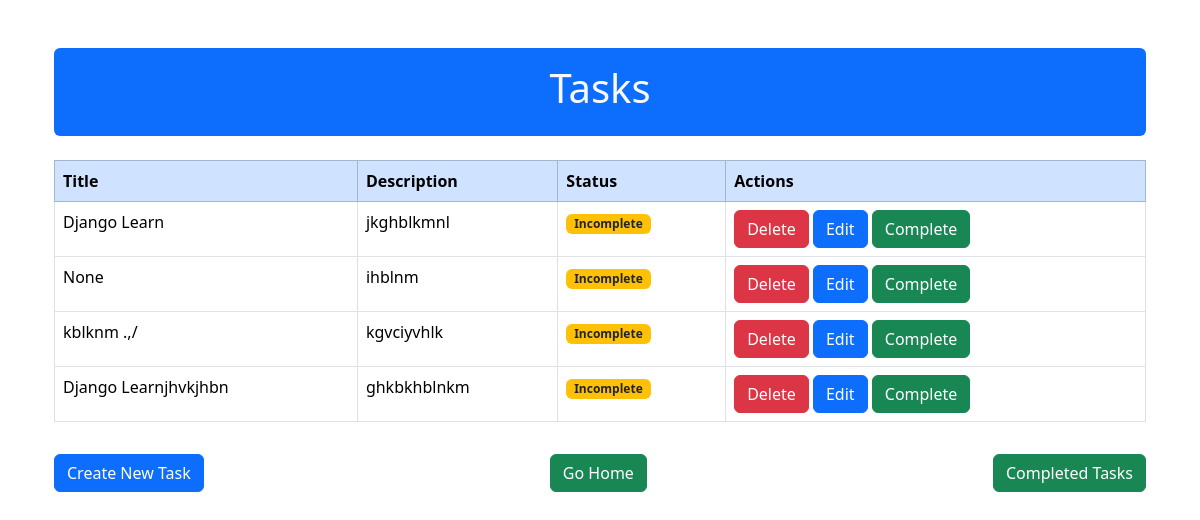
Page /show_tasks/ on the committed database.
### task_app/models.py (models this page shows)
class TaskModel(models.Model):
    taskTitle = models.CharField(max_length=200)
    taskDescription = models.TextField()
    is_completed = models.BooleanField(default=False)

### task_app/views.py (the view)
# urls.py: path('show_tasks/', ViewTaskList.as_view(), name='tasks'),
class ViewTaskList(ListView):
    template_name = 'show_tasks.html'
    model = TaskModel
    context_object_name = 'data'
    ordering = ['id']
    def get_queryset(self):
        queryset = super().get_queryset()
        queryset = queryset.filter(is_completed=False)
        return queryset

### task_app/templates/show_tasks.html (shortened to what this page needs)
{% extends 'base.html' %}
{% block contents %}
<div class="container mt-5">
    {% if data %}
    <div class="bg-primary text-light p-3 rounded">
        <h1 class="text-center">Tasks</h1>
    </div>
    <div class="table-responsive mt-4">
        <table class="table table-bordered">
            <thead class="table-primary">
                <tr>
                    <th scope="col">Title</th>
                    <th scope="col">Description</th>
                    <th scope="col">Status</th>
                    <th scope="col">Actions</th>
                </tr>
            </thead>
            <tbody>
                {% for item in data %}
                <tr>
                    <td>{{ item.taskTitle }}</td>
                    <td>{{ item.taskDescription }}</td>
                    <td>
                        {% if item.is_completed == False %}
                        <span class="badge bg-warning text-dark">Incomplete</span>
                        {% else %}
                        <span class="badge bg-success">Complete</span>
                        {% endif %}
                    </td>
                    <td>
                        <a href="{% url 'delete' item.id %}" class="btn btn-danger">Delete</a>
                        <a href="{% url 'update_form' item.id %}" class="btn btn-primary">Edit</a>
                        <a href="{% url 'update_to_complete' item.id %}" class="btn btn-success">Complete</a>
                    </td>
                </tr>
                {% endfor %}
            </tbody>
        </table>
    </div>
    <div class="d-flex justify-content-between mt-3">
        <a href="{% url 'save_form' %}" class="btn btn-primary">Create New Task</a>
        <a href="{% url 'home' %}" class="btn btn-success">Go Home</a>
        <a href="{% url 'completed_tasks' %}" class="btn btn-success">Completed Tasks</a>
    </div>
    {% else %}
    <div class="text-center mt-5">
        <h2>No tasks available</h2>
        <a href="{% url 'save_form' %}" class="btn btn-primary mt-3">Create New Task</a>
    </div>
    {% endif %}
</div>
{% endblock %}

### task_app/templates/base.html (shortened to what this page needs)
<!DOCTYPE html>
<html lang="en">
<head>
    <link href="https://cdn.jsdelivr.net/npm/bootstrap@5.3.1/dist/css/bootstrap.min.css" rel="stylesheet">
</head>
<body>
    <div class="container my-5">
        {% block contents %}{% endblock %}
    </div>
</body>
</html>

### rows in the picture
TaskModel: taskTitle "Django Learn", taskDescription "jkghblkmnl", is_completed "Incomplete"
TaskModel: taskTitle "None", taskDescription "ihblnm", is_completed "Incomplete"
TaskModel: taskTitle "kblknm .,/", taskDescription "kgvciyvhlk", is_completed "Incomplete"
TaskModel: taskTitle "Django Learnjhvkjhbn", taskDescription "ghkbkhblnkm", is_completed "Incomplete"
